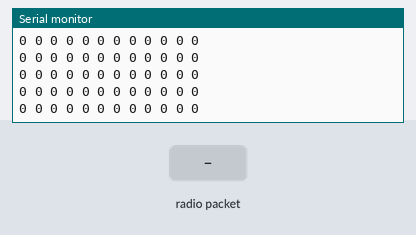
A sketch run on a simulated Arduino Uno, built with avr-gcc and run on an emulated ATmega328P. Shown: the last lines printed to the serial monitor. Inputs (shaded band) come from the test bench. No radio packets arrive unless stated.

Above: at 1.2 s.
1.3 s: radio packet "1" arrives
At 2.1 s:
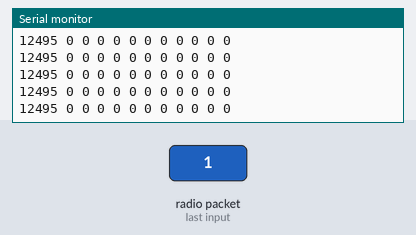
2.8 s: radio packet "0" arrives
At 3.7 s:
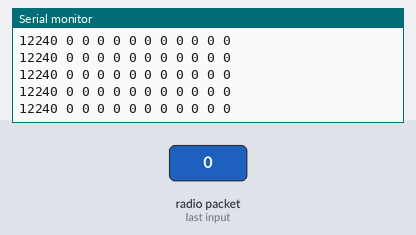
5.8 s: radio packet "2" arrives
Timing chart, 0 to 6.4 s (numbered marks = the images above; inputs shaded):
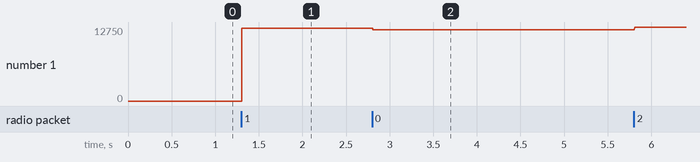

The sketch:

nutball.ino
```cpp
/*   Данный скетч делает следующее: передатчик (TX) отправляет массив
 *   данных, который генерируется согласно показаниям с кнопки и с
 *   двух потенциомтеров. Приёмник (RX) получает массив, и записывает
 *   данные на реле, сервомашинку и генерирует ШИМ сигнал на транзистор.
    by AlexGyver 2016
*/
#include <SPI.h>
#include "nRF24L01.h"
#include "RF24.h"
#include <Servo.h>

#define rfone 9
#define rftwo 10
RF24 radio(rfone, rftwo); // "создать" модуль на пинах 9 и 10 Для Уно
//RF24 radio(9,53); // для Меги
byte address[][6] = {"1Node","2Node","3Node","4Node","5Node","6Node"};  //возможные номера труб
byte recieved[20];

void setup(){


  Serial.begin(115200); //открываем порт для связи с ПК
  radio.begin(); //активировать модуль
  radio.setAutoAck(1);         //режим подтверждения приёма, 1 вкл 0 выкл
  radio.setRetries(0,15);     //(время между попыткой достучаться, число попыток)
  radio.enableAckPayload();    //разрешить отсылку данных в ответ на входящий сигнал
  radio.setPayloadSize(32);     //размер пакета, в байтах
  radio.openReadingPipe(1,address[5]);      //хотим слушать трубу 0
  radio.setChannel(0x60);  //выбираем канал (в котором нет шумов!)
  radio.setPALevel (RF24_PA_MAX); //уровень мощности передатчика. На выбор RF24_PA_MIN, RF24_PA_LOW, RF24_PA_HIGH, RF24_PA_MAX
  radio.setDataRate (RF24_250KBPS); //скорость обмена. На выбор RF24_2MBPS, RF24_1MBPS, RF24_250KBPS
  //должна быть одинакова на приёмнике и передатчике!
  //при самой низкой скорости имеем самую высокую чувствительность и дальность!!

  radio.powerUp(); //начать работу
  radio.startListening();  //начинаем слушать эфир, мы приёмный модуль
}


void loop() {
    byte pipeNo;
    while( radio.available(&pipeNo)){    // слушаем эфир со всех труб
      radio.read( &recieved, sizeof(recieved) );         // чиатем входящий сигнал
    }


//serial feedback
   for(int i = 0; i < 6; i++) {
    Serial.print(recieved[i*2]*255 + recieved[i*2 + 1]);
    Serial.print(" ");
  }
  for(int i = 2; i < 6; i++) {
    Serial.print(recieved[10+i]);
    Serial.print(" ");
  }
  Serial.print(recieved[16] - recieved[16]*2*recieved[17]);
    Serial.print(" ");
    Serial.print(recieved[18] - recieved[18]*2*recieved[19]);
    Serial.print(" ");
  Serial.println(" ");

}
```

Measured:
- after the input at 1.3 s, the serial monitor: prints a new line at once (image 1)
- after the input at 2.8 s, the serial monitor: prints a new line at once (image 2)
- plotted number 1: 0 → 12495 after the input at 1.3 s, 12495 → 12240 after the input at 2.8 s, 12240 → 12750 after the input at 5.8 s
